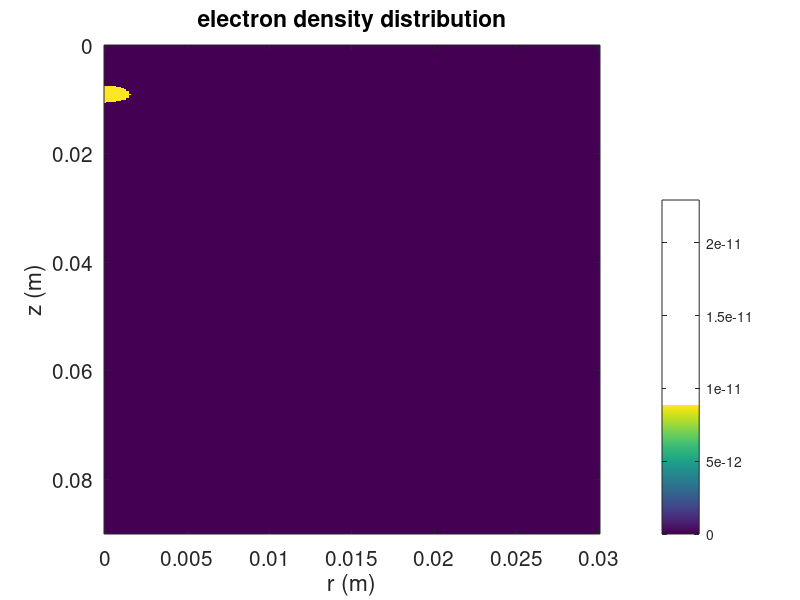

The MATLAB source for this figure: (Note: this script raises an error after producing the figure.)
%% analytical solution

close all; clear; clc;

% define parameters

eps0 = 8.85e-12; % vacuum permittivity

Lz = 9e-2; % Lx = 3cm
Lr = 3e-2; % Ly = 3cm

z0 = Lz/10;  % z coordinate of the center of the source sphere
r0 = Lr/20;  % radius of the source sphere

rou0 = 8.85e-12;  % charge density in the sphere

nr = 300;  % number of points 
%nz = nr;


% discretization domain

delr = Lr/200;
delz = delr;

z = 0:delz:Lz;
r = 0:delr:Lr;



[R, Z] = meshgrid(r,z);

%% Analytical solution

idx1 = find(z>0 & z<z0-r0);
idx1 = [find(z==0), idx1];

idx2 = find(z>z0-r0 & z<z0);
idx2 = [find(z==z0-r0), idx2];

idx3 = find(z>z0 & z<z0+r0);
idx3 = [find(z==z0), idx3];

idx4 = find(z>z0+r0 | z==z0+r0);

E_ana = zeros(1,length(z));

E_ana(idx1) = -rou0*r0^3/(3*eps0)./abs(z(idx1)-z0).^2;
E_ana(idx4) =  rou0*r0^3/(3*eps0)./abs(z(idx4)-z0).^2;
E_ana(idx2) = -rou0/(3*eps0)*abs(z(idx2)-z0);
E_ana(idx3) =  rou0/(3*eps0)*abs(z(idx3)-z0);

Eimage = -rou0*r0^3/(3*eps0)./abs(z+z0).^2;

E_ana = E_ana+Eimage;


v_ana = zeros(1,length(z));

v_ana(idx1) = -rou0*r0^3/(3*eps0)*(1./(z(idx1)-z0)+1./(z(idx1)+z0));

v1 = -rou0*r0^3/(3*eps0)*(-1/r0+1/(2*z0-r0));
v_ana(idx2) = v1+rou0/(6*eps0)*r0^2+rou0*r0^3/(3*eps0)/(2*z0-r0)-( rou0/(6*eps0)*(z(idx2)-z0).^2 + rou0*r0^3/(3*eps0)./(z(idx2)+z0) );

v2 = rou0/(6*eps0)*r0^2+rou0*r0^3/(3*eps0)/(2*z0-r0)-rou0*r0^3/(3*eps0)./(2*z0);

v_ana(idx3) = v1+v2 + rou0*r0^3/(3*eps0)/(2*z0) -(rou0/(6*eps0)*(z(idx3)-z0).^2+rou0*r0^3/(3*eps0)./(z(idx3)+z0));

v3 = rou0*r0^3/(3*eps0)/(2*z0)-(rou0/(6*eps0)*r0^2+rou0*r0^3/(3*eps0)/(2*z0+r0));

v_ana(idx4) = v1+v2+v3+rou0*r0^3/(3*eps0)*(-1/r0+1/(2*z0+r0)+1./(z(idx4)-z0)-1./(z(idx4)+z0));


v_ana2 = cumsum(-E_ana*(z(2)-z(1)));





%% numerical solution


% define the source sphere  (it's good to test the cylinder first)------------------------
S = rou0 * ones(size(Z,1),size(Z,2));

sourceRegion = (Z-z0).^2 + R.^2 - r0^2; 

[idxX, idxY] = find(sourceRegion > 0);

for i = 1:length(idxX)
    S(idxX(i),idxY(i)) = 0;
end
%S = S';

% plot the source region
figure(1)
clf
imagesc(r,z,S)
colorbar
xlabel('r (m)')
ylabel('z (m)')
title('electron density distribution')
set(gca, 'Fontsize', 15)

v = zeros(size(R,1),size(R,2));
dnorms = sum(sum(S.^2));
epsilon = 1e-10;
w = 1.9;


% match the boundary condition------------------------------------------------------------

% v(r=0)
v(:,1) = v_ana.';


% SOR-------------------------------------------------------------------------------------
[v,it] = mySOR_cylinder(v,r,z,S,w,epsilon);
[Er, Ez] = gradient(v);
Er = -Er/delr;
Ez = -Ez/delz;
E = sqrt(Er.^2+Ez.^2);


%% figures

figure(2)
clf
imagesc(r,z,v)
colorbar
xlabel('r (m)')
ylabel('z (m)')
title('electric potential (V)')
set(gca, 'Fontsize', 15)

figure(3)
clf
imagesc(r,z,E)
colorbar
xlabel('r (m)')
ylabel('z (m)')
title('electric field (V/m)')
set(gca, 'Fontsize', 15)


figure(4)
clf
plot(z,v(:,find(r==0)))
hold on 
plot(z,v_ana,'r--')
plot(z,v_ana2,'g--')
xlabel('z (m)')
ylabel('electric potential (V)')
legend('Numerical solution', 'Analytical solution','Analytical solution2')
title('electric potential as a function of z at r = 0')
set(gca, 'Fontsize', 15)


E_ana(1:find(z==z0))=-E_ana(1:find(z==z0));


figure(6)
clf
plot(z,E(:,find(r==0)))
hold on 
plot(z,E_ana,'r--')
plot([z0 z0],[0 6]*1e-4,'k-.')
xlim([0 0.05])
xlabel('z (m)')
ylabel('electric field (V/m)')
legend('Numerical solution', 'Analytical solution','z=z0')
title('electric field as a function of z at r = 0')
set(gca, 'Fontsize', 15)





